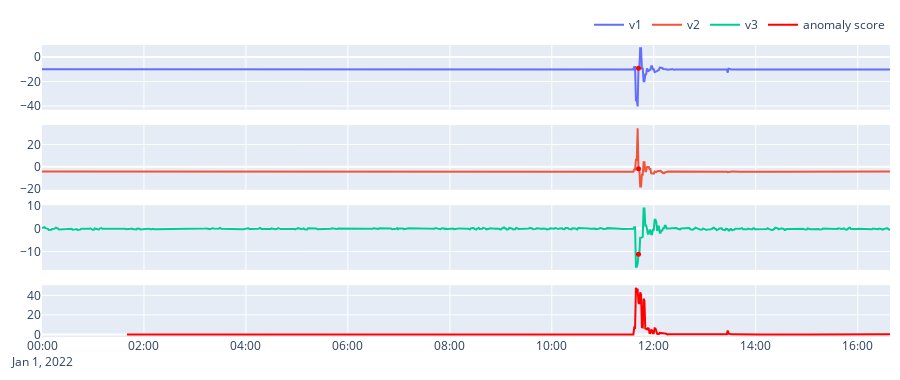

The notebook cell saved with this chart:
### Markdown cell above
# One Class SVM Detector

### Code cell
from streamad.util import StreamGenerator, MultivariateDS, plot
from streamad.model import OCSVMDetector

ds = MultivariateDS()
stream = StreamGenerator(ds.data)
model = OCSVMDetector()
scores = []

for x in stream.iter_item():
    score = model.fit_score(x)
    scores.append(score)

data, label, date, features = ds.data, ds.label, ds.date, ds.features
plot(data=data,scores=scores,date=date,features=features,label=label)

### Figure 1 — Plotly figure (JSON) as saved in the notebook; plotly's stock layout.template omitted (floating-point values rounded to 4 significant figures; data arrays with more than 128 entries replaced by an {"elided": "..."} marker saying what was removed)
{"data": [{"name": "v1", "type": "scatter", "x": {"elided": "999 str values"}, "xaxis": "x", "y": {"elided": "999 float values"}, "yaxis": "y"}, {"name": "v2", "type": "scatter", "x": {"elided": "999 str values"}, "xaxis": "x2", "y": {"elided": "999 float values"}, "yaxis": "y2"}, {"name": "v3", "type": "scatter", "x": {"elided": "999 str values"}, "xaxis": "x3", "y": {"elided": "999 float values"}, "yaxis": "y3"}, {"marker": {"color": "red", "size": 5}, "mode": "markers", "showlegend": false, "type": "scatter", "x": ["2022-01-01 11:42:00"], "xaxis": "x", "y": [-9.14], "yaxis": "y"}, {"marker": {"color": "red", "size": 5}, "mode": "markers", "showlegend": false, "type": "scatter", "x": ["2022-01-01 11:42:00"], "xaxis": "x2", "y": [-1.77], "yaxis": "y2"}, {"marker": {"color": "red", "size": 5}, "mode": "markers", "showlegend": false, "type": "scatter", "x": ["2022-01-01 11:42:00"], "xaxis": "x3", "y": [-11.17], "yaxis": "y3"}, {"marker": {"color": "red"}, "name": "anomaly score", "type": "scatter", "x": {"elided": "999 str values"}, "xaxis": "x4", "y": {"elided": "999 float values"}, "yaxis": "y4"}], "layout": {"height": 380, "legend": {"orientation": "h", "x": 1, "xanchor": "right", "y": 1.02, "yanchor": "bottom"}, "margin": {"b": 10, "l": 10, "r": 10, "t": 10}, "xaxis": {"anchor": "y", "domain": [0, 1], "matches": "x4", "showticklabels": false}, "xaxis2": {"anchor": "y2", "domain": [0, 1], "matches": "x4", "showticklabels": false}, "xaxis3": {"anchor": "y3", "domain": [0, 1], "matches": "x4", "showticklabels": false}, "xaxis4": {"anchor": "y4", "domain": [0, 1]}, "yaxis": {"anchor": "x", "domain": [0.7784, 1.0]}, "yaxis2": {"anchor": "x2", "domain": [0.5042, 0.7258]}, "yaxis3": {"anchor": "x3", "domain": [0.2299, 0.4515]}, "yaxis4": {"anchor": "x4", "domain": [0, 0.1773]}}}
